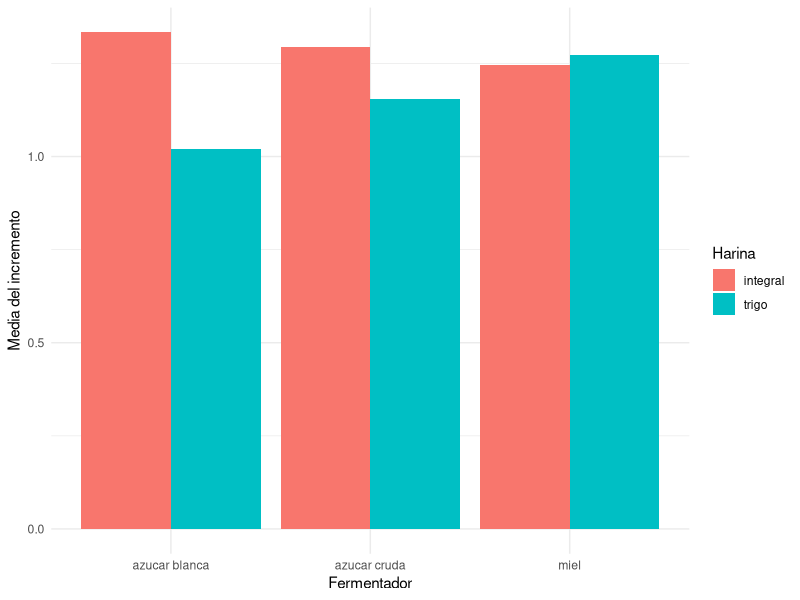
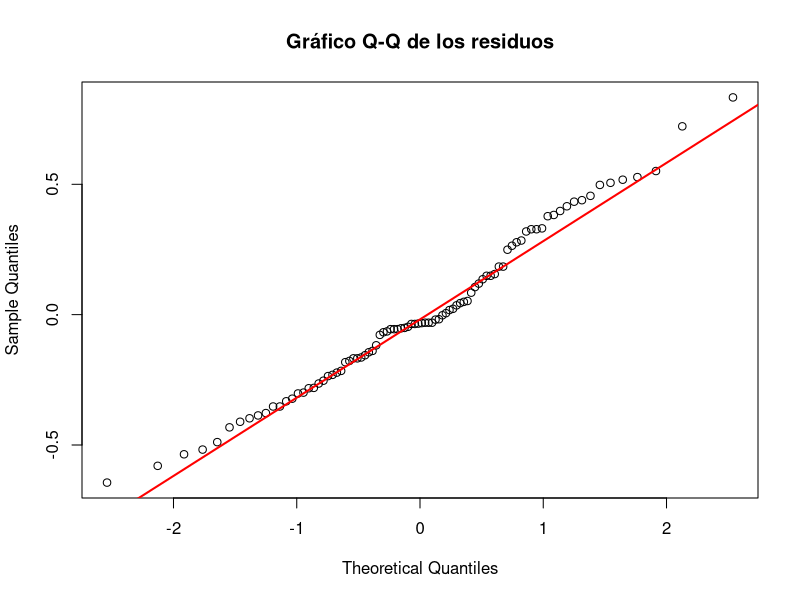
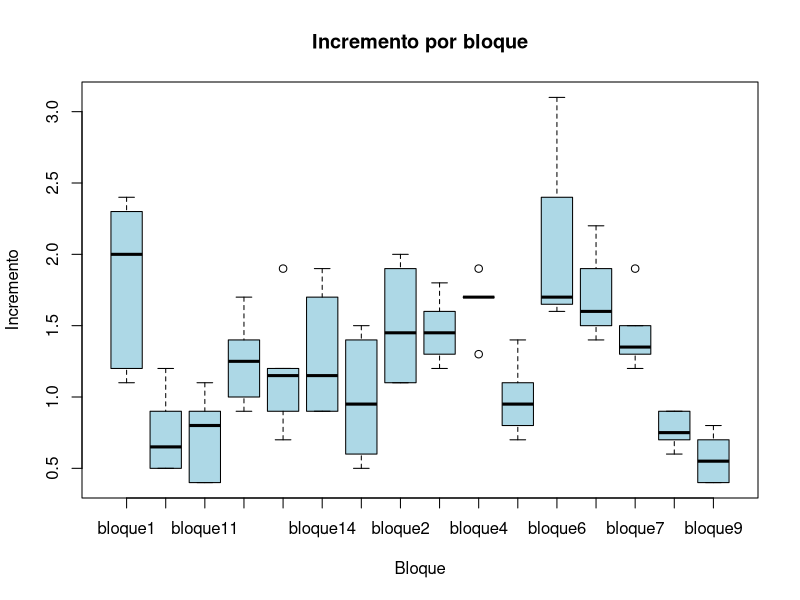
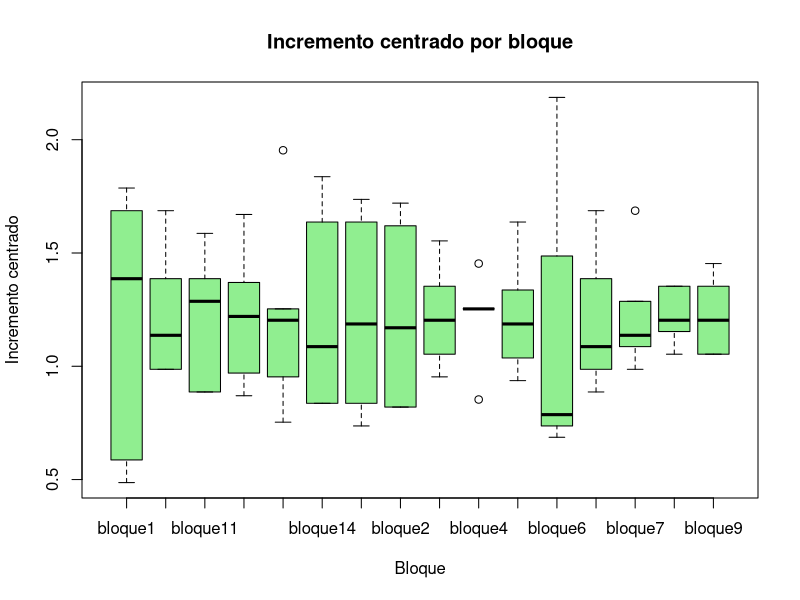
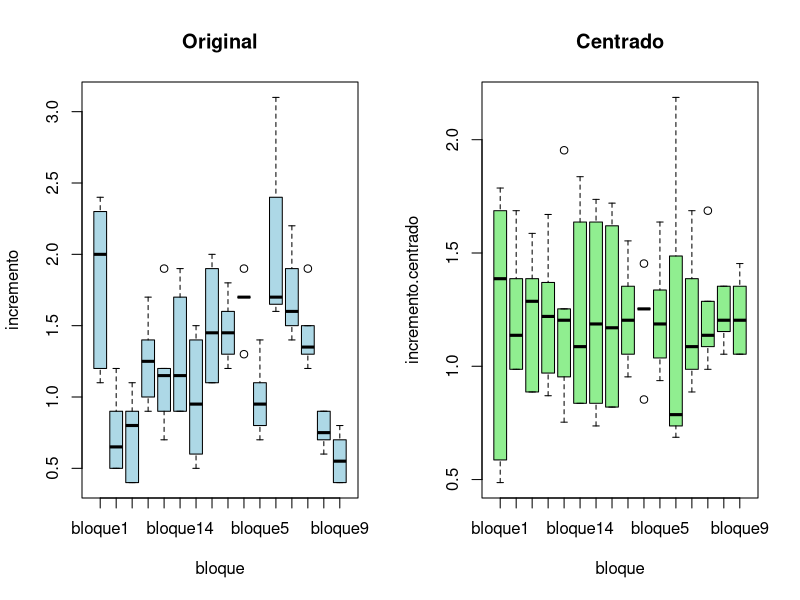
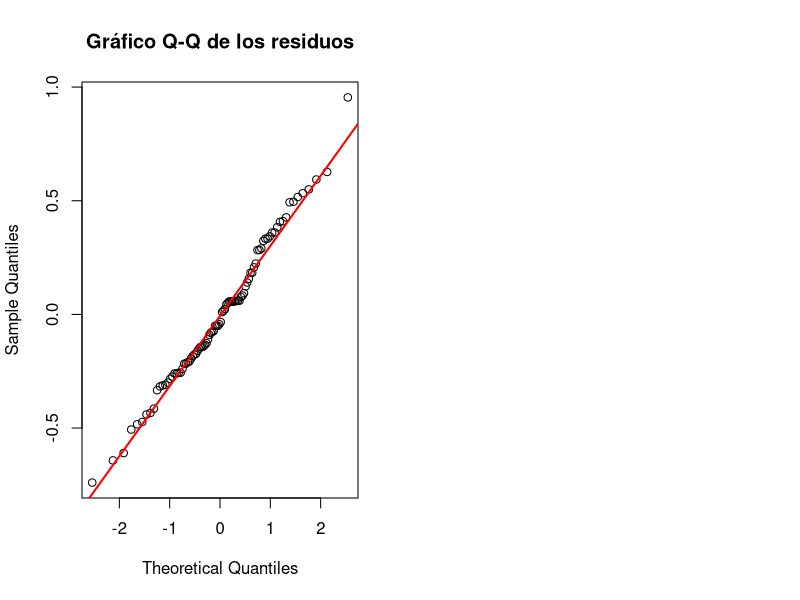

These charts were generated, in order, by the following R code:
## ---- chunk 1
knitr::opts_chunk$set(echo = TRUE)
## ---- chunk 2
#install.packages("pwr")
library(pwr)
## ---- chunk 3
library(readr)
datos <- read_delim("datos.csv", delim=";")  #usar esta funcion para leer ;
#conversion a factores
datos$bloque<-factor(datos$bloque)
datos$harina<-factor(datos$harina)
datos$fermentador<-factor(datos$fermentador)
## ---- chunk 4
media_general <- mean(datos$incremento)
media_general


media_bloque <-tapply(datos$incremento, datos$bloque, mean)
media_bloque

## ---- chunk 5
aggregate(incremento ~ harina + fermentador,
          data = datos,
          mean)
## ---- chunk 6
library(dplyr)
library(ggplot2)

medias <- datos %>%
  group_by(harina, fermentador) %>%
  summarise(media = mean(incremento), .groups = "drop")

ggplot(medias,
       aes(x = fermentador,
           y = media,
           fill = harina)) +
  geom_col(position = "dodge") +
  labs(x = "Fermentador",
       y = "Media del incremento",
       fill = "Harina") +
  theme_minimal()
## ---- chunk 7
cv <- sd(datos$incremento) / mean(datos$incremento) * 100
cv 
## ---- chunk 8
summary(datos$incremento)
## ---- chunk 9
modelo1 <- lm(incremento~bloque+harina*fermentador, data = datos)
## ---- chunk 10
#extraccion de los residuales 
residuales<-modelo1$residuals
#supuesto de normalidad
shapiro.test(residuales)
## ---- chunk 11

qqnorm(residuals(modelo1),
       main = "Gráfico Q-Q de los residuos")
qqline(residuals(modelo1),
       col = "red",
       lwd = 2)

## ---- chunk 12
#supuesto de homocedasticidad 
bartlett.test(residuals(modelo1)~interaction(datos$harina, datos$fermentador), data = datos)
## ---- chunk 13
coeficientesmodelo1 <-modelo1$coefficients
coeficientesmodelo1
## ---- chunk 14
anova(modelo1)
## ---- chunk 15
modelo2 = lm (incremento ~ bloque+harina+fermentador, data = datos)
## ---- chunk 16
boxplot(incremento ~ bloque,
        data = datos,
        col = "lightblue",
        main = "Incremento por bloque",
        xlab = "Bloque",
        ylab = "Incremento")
## ---- chunk 17
media.general <- mean(datos$incremento)

datos$incremento.centrado <- with(
  datos,
  incremento - ave(incremento, bloque, FUN = mean) + media.general
)
## ---- chunk 18
boxplot(incremento.centrado ~ bloque,
        data = datos,
        col = "lightgreen",
        main = "Incremento centrado por bloque",
        xlab = "Bloque",
        ylab = "Incremento centrado")
## ---- chunk 19
par(mfrow = c(1,2))

boxplot(incremento ~ bloque,
        data = datos,
        col = "lightblue",
        main = "Original")

boxplot(incremento.centrado ~ bloque,
        data = datos,
        col = "lightgreen",
        main = "Centrado")
## ---- chunk 20
#supuesto de normalidad
residuales2<- modelo2$residuals
shapiro.test(residuales2)
## ---- chunk 21
qqnorm(residuals(modelo2),
       main = "Gráfico Q-Q de los residuos")
qqline(residuals(modelo2),
       col = "red",
       lwd = 2)
## ---- chunk 22
#supuesto de homocedasticidad 
bartlett.test(residuals(modelo2)~interaction(datos$harina, datos$fermentador))
## ---- chunk 23
coeficientesmodelo2 <- modelo2$coefficients
coeficientesmodelo2
## ---- chunk 24
anova(modelo2)
## ---- chunk 25
# Potencia post hoc para detectar diferencias entre harinas

anova_modelo2 <- anova(modelo2)

alpha <- 0.05

SS_harina <- anova_modelo2["harina", "Sum Sq"]
gl_harina <- anova_modelo2["harina", "Df"]

SSE <- anova_modelo2["Residuals", "Sum Sq"]
CMRes <- anova_modelo2["Residuals", "Mean Sq"]
gl_error <- anova_modelo2["Residuals", "Df"]

Fcrit <- qf(
  1 - alpha,
  df1 = gl_harina,
  df2 = gl_error
)

lambda <- SS_harina / CMRes

potencia_harina <- pf(
  Fcrit,
  df1 = gl_harina,
  df2 = gl_error,
  ncp = lambda,
  lower.tail = FALSE
)

eta2_parcial_harina <- SS_harina / (SS_harina + SSE)

f_cohen_harina <- sqrt(
  eta2_parcial_harina / (1 - eta2_parcial_harina)
)

resultado_potencia_harina <- data.frame(
  factor = "harina",
  gl_factor = gl_harina,
  gl_error = gl_error,
  SS_factor = SS_harina,
  CMRes = CMRes,
  F_critico = Fcrit,
  lambda = lambda,
  eta2_parcial = eta2_parcial_harina,
  f_cohen = f_cohen_harina,
  potencia = potencia_harina
)

resultado_potencia_harina
## ---- chunk 26
# Potencia post hoc para detectar diferencias entre fermentadores

anova_modelo2 <- anova(modelo2)

alpha <- 0.05

SS_fermentador <- anova_modelo2["fermentador", "Sum Sq"]
gl_fermentador <- anova_modelo2["fermentador", "Df"]

SSE <- anova_modelo2["Residuals", "Sum Sq"]
CMRes <- anova_modelo2["Residuals", "Mean Sq"]
gl_error <- anova_modelo2["Residuals", "Df"]

Fcrit <- qf(
  1 - alpha,
  df1 = gl_fermentador,
  df2 = gl_error
)

lambda <- SS_fermentador / CMRes

potencia_fermentador <- pf(
  Fcrit,
  df1 = gl_fermentador,
  df2 = gl_error,
  ncp = lambda,
  lower.tail = FALSE
)

eta2_parcial_fermentador <- SS_fermentador / (SS_fermentador + SSE)

f_cohen_fermentador <- sqrt(
  eta2_parcial_fermentador / (1 - eta2_parcial_fermentador)
)

resultado_potencia_fermentador <- data.frame(
  factor = "fermentador",
  gl_factor = gl_fermentador,
  gl_error = gl_error,
  SS_factor = SS_fermentador,
  CMRes = CMRes,
  F_critico = Fcrit,
  lambda = lambda,
  eta2_parcial = eta2_parcial_fermentador,
  f_cohen = f_cohen_fermentador,
  potencia = potencia_fermentador
)

resultado_potencia_fermentador
## ---- chunk 27
# Potencia post hoc para detectar la interacción harina × fermentador

anova_modelo1 <- anova(modelo1)

alpha <- 0.05

SS_interaccion <- anova_modelo1["harina:fermentador", "Sum Sq"]
gl_interaccion <- anova_modelo1["harina:fermentador", "Df"]

SSE <- anova_modelo1["Residuals", "Sum Sq"]
CMRes <- anova_modelo1["Residuals", "Mean Sq"]
gl_error <- anova_modelo1["Residuals", "Df"]

Fcrit <- qf(
  1 - alpha,
  df1 = gl_interaccion,
  df2 = gl_error
)

lambda <- SS_interaccion / CMRes

potencia_interaccion <- pf(
  Fcrit,
  df1 = gl_interaccion,
  df2 = gl_error,
  ncp = lambda,
  lower.tail = FALSE
)

eta2_parcial_interaccion <- SS_interaccion /
  (SS_interaccion + SSE)

f_cohen_interaccion <- sqrt(
  eta2_parcial_interaccion /
    (1 - eta2_parcial_interaccion)
)

resultado_potencia_interaccion <- data.frame(
  factor = "harina:fermentador",
  gl_factor = gl_interaccion,
  gl_error = gl_error,
  SS_factor = SS_interaccion,
  CMRes = CMRes,
  F_critico = Fcrit,
  lambda = lambda,
  eta2_parcial = eta2_parcial_interaccion,
  f_cohen = f_cohen_interaccion,
  potencia = potencia_interaccion
)

resultado_potencia_interaccion
## ---- chunk 28
#datos de la potencia juntos 
rbind(
  resultado_potencia_harina,
  resultado_potencia_fermentador,
  resultado_potencia_interaccion
)

## ---- chunk 29
#Modelo con bloques
modelo3 <- lm(incremento ~ bloque + harina * fermentador, data = datos)

#Modelo sin bloques
modelo4 <- lm(incremento ~ harina * fermentador, data = datos)

#Cuadrado medio residual
cmRESbloq <- anova(modelo3)["Residuals", "Mean Sq"]
cmRES <- anova(modelo4)["Residuals", "Mean Sq"]

#Eficiencia relativa
ER <- cmRES / cmRESbloq
ER_porcentaje <- ER * 100

ER
ER_porcentaje
## ---- chunk 30
rm(list = ls())
rm(list = ls())
gc()
rm(list = ls())
cat("\014")  # Limpia la consola en RStudio
